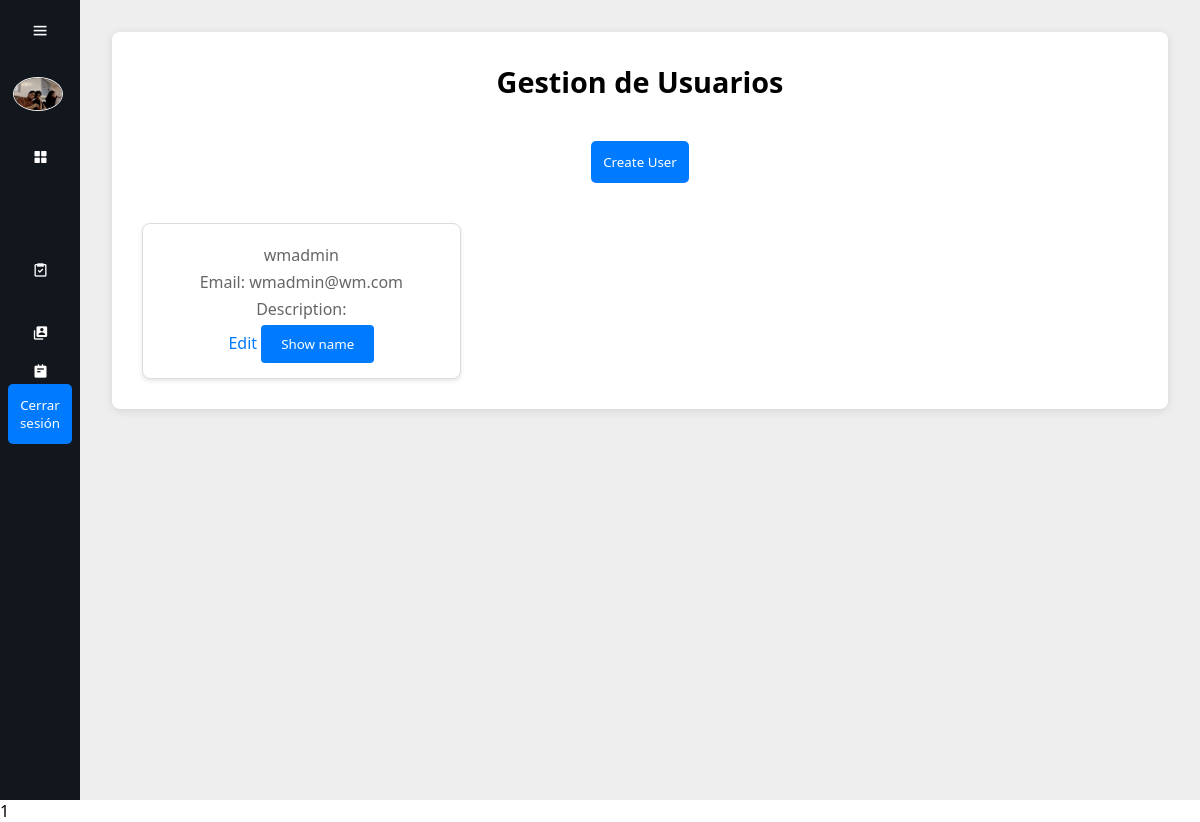
The app's page /gestion-usuarios/ (signed in), older data.
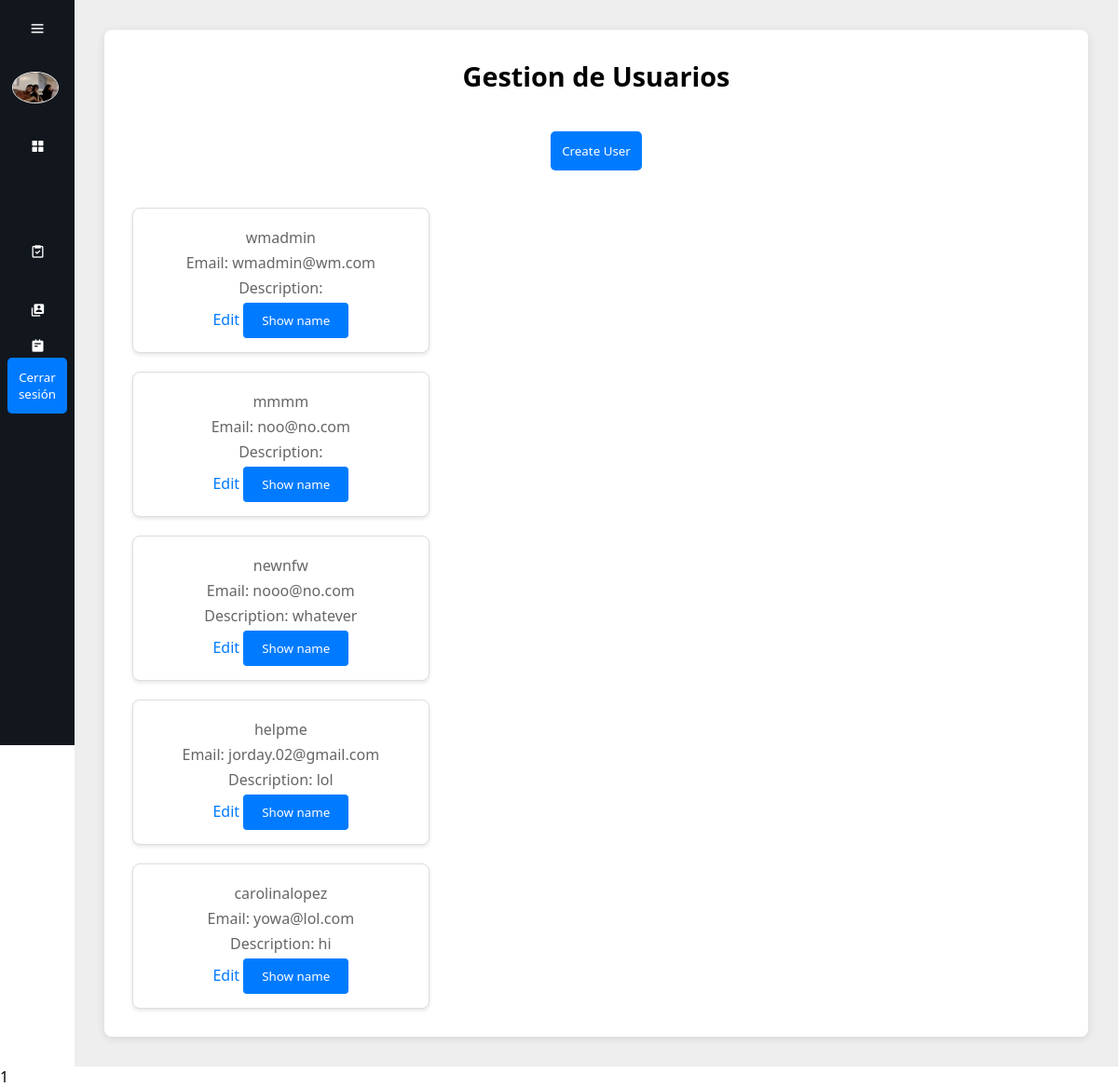
The same page, newer data.
### workmates/models.py (models this page shows, shortened)
class workmateUser(AbstractUser):
    email = models.EmailField(unique=True)
    description = models.CharField(max_length=600, default='', blank=True)

### base/views.py (the view)
# urls.py: path("gestion-usuarios/", views.gestion_usuarios, name="gestion_usuarios"),
@login_required
def gestion_usuarios(request):
    users = workmateUser.objects.all()
    return render(request, "gestion-usuarios.html", {'users': users})

### base/templates/gestion-usuarios.html (shortened to what this page needs)
{% load static %}
<html lang="en">
  <head>
    <link rel="stylesheet" href="{% static 'css/dashboard.css' %}">
    <link href="https://unpkg.com/boxicons@2.1.4/css/boxicons.min.css" rel="stylesheet">
  </head>
  <body>
    <div class="sidebar">
      <div class="top">
        <i class="bx bx-menu" id="btn"></i>
      </div>
      <div class="user">
        <img src="{% static "user-img.jpg" %}" alt="me" class="user-img">
        <div>
        </div>
      </div>
      <ul>
        <li>
          <a href="/">
            <i class="bx bxs-grid-alt"></i>
          </a>
        </li>
        <li>
          <a href="/gestion-tareas/">
            <i class="bx bx-task"></i>
          </a>
        </li>
        <li>
          <a href="/gestion-usuarios/">
            <i class="bx bxs-user-account"></i>
          </a>
        </li>
        <li>
          <a href="/mis-tareas/">
            <i class="bx bxs-notepad"></i>
          </a>
        </li>
        <li>
          <form method="POST" action="{% url 'base:logout' %}" class="logout-form">
            <button type="submit" aria-label="Logout">Cerrar sesión</button>
          </form>
        </li>
      </ul>
    </div>
    <div class="main-content">
      <div class="container">
          <h1>Gestion de Usuarios</h1>
          <form method="POST" action="{% url 'base:crear-usuario' %}">
          <button type="submit">Create User</button>
          </form>
        <div class="user-grid">
          {% for user in users %}
          <div class="user-card">
              <p>{{ user.username }}</p>
              <p>Email: {{ user.email }}</p>
              <p>Description: {{ user.description }}</p>
              <a href="{% url 'base:editar-usuario' user.id %}" class="edit-button">Edit</a>
              <button class="default" onclick="toggleName('namehidden-{{ user.id }}')">Show name</button><br>
          </div>
          {% empty %}
          <p>No users found.</p>
          {% endfor %}
        </div>
      </div>
  </div>
1
  </body>
</html>

Row changes from the older to the newer data that the page shows:
added workmateUser: username "mmmm", email "noo@no.com"
added workmateUser: username "newnfw", email "nooo@no.com", description "whatever"
added workmateUser: username "helpme", email "jorday.02@gmail.com", description "lol"
added workmateUser: username "carolinalopez", email "yowa@lol.com", description "hi"
